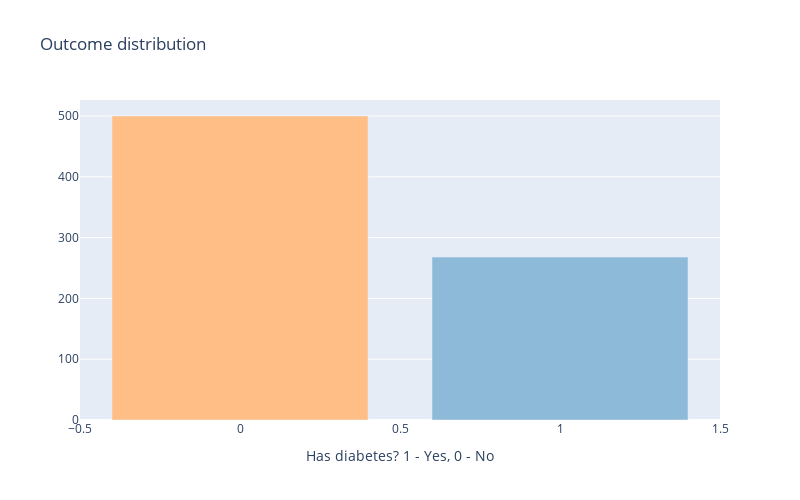

Here is the notebook cell this chart was saved with:
### Code cell
_ = df.groupby('Outcome').size().reset_index()

data = [go.Bar(
    x = _['Outcome'].tolist(),
    y = _[0].tolist(),
    marker=dict(
        color=['rgba(255,190,134,1)', 'rgba(142,186,217,1)'])
)]
layout = go.Layout(
    title = "Outcome distribution",
    xaxis = {"title" : "Has diabetes? 1 - Yes, 0 - No"},
    width = 800,
    height = 500
)
fig = go.Figure(data=data, layout=layout)
py.offline.iplot(fig)

### Figure 1 — Plotly figure (JSON) as saved in the notebook; plotly's stock layout.template omitted (floating-point values rounded to 4 significant figures)
{"data": [{"marker": {"color": ["rgba(255,190,134,1)", "rgba(142,186,217,1)"]}, "type": "bar", "x": [0, 1], "y": [500, 268]}], "layout": {"height": 500, "title": {"text": "Outcome distribution"}, "width": 800, "xaxis": {"title": {"text": "Has diabetes? 1 - Yes, 0 - No"}}}}
